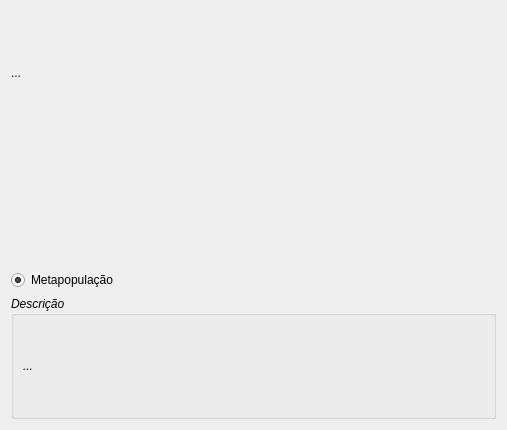
<?xml version="1.0" encoding="UTF-8"?>
<ui version="4.0">
 <class>WizardPage</class>
 <widget class="QWizardPage" name="WizardPage">
  <property name="geometry">
   <rect>
    <x>0</x>
    <y>0</y>
    <width>507</width>
    <height>430</height>
   </rect>
  </property>
  <property name="windowTitle">
   <string>WizardPage</string>
  </property>
  <layout class="QHBoxLayout" name="horizontalLayout_2">
   <item>
    <layout class="QVBoxLayout" name="verticalLayout_2">
     <item>
      <widget class="QLabel" name="label">
       <property name="text">
        <string>...</string>
       </property>
      </widget>
     </item>
     <item>
      <widget class="QLabel" name="label_5">
       <property name="text">
        <string/>
       </property>
       <property name="pixmap">
        <pixmap>../Imagens/Imagens programa/ALiger.jpg</pixmap>
       </property>
      </widget>
     </item>
     <item>
      <layout class="QGridLayout" name="gridLayout">
       <item row="0" column="0">
        <widget class="QRadioButton" name="rbMetapopulacao">
         <property name="text">
          <string>Metapopulação</string>
         </property>
         <property name="checked">
          <bool>true</bool>
         </property>
        </widget>
       </item>
      </layout>
     </item>
     <item>
      <widget class="QGroupBox" name="groupBox">
       <property name="font">
        <font>
         <weight>50</weight>
         <italic>true</italic>
         <bold>false</bold>
        </font>
       </property>
       <property name="title">
        <string>Descrição</string>
       </property>
       <layout class="QHBoxLayout" name="horizontalLayout">
        <item>
         <widget class="QLabel" name="label_2">
          <property name="text">
           <string>...</string>
          </property>
          <property name="alignment">
           <set>Qt::AlignJustify|Qt::AlignVCenter</set>
          </property>
          <property name="wordWrap">
           <bool>true</bool>
          </property>
         </widget>
        </item>
       </layout>
      </widget>
     </item>
    </layout>
   </item>
  </layout>
 </widget>
 <resources/>
 <connections/>
</ui>
